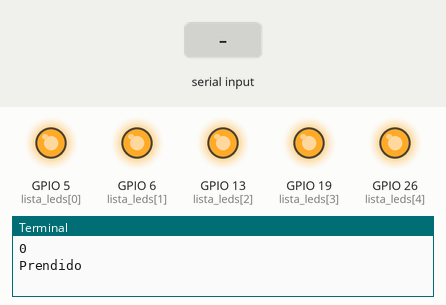
Recording of a program running on a simulated Raspberry Pi (BCM pin numbers). On the bench: output pins drawn as LEDs (lit = HIGH), the last lines printed to the terminal. Inputs (shaded band) come from the test bench. At 9.8 s the program stops and its outputs stay as they are.

Above: at 0.1 s.
At 5.2 s:
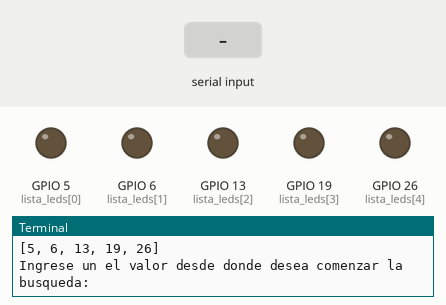
5.3 s: "5" typed at the terminal, then Enter
6.8 s: "90" typed at the terminal, then Enter
Timing chart, 0 to 9.8 s (numbered marks = the images above; inputs shaded):
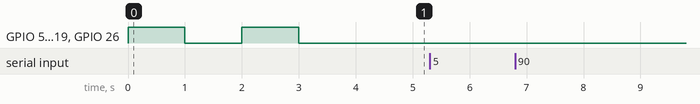

The program:

24proyecto.py
```python
#Taller e&m
# -*- coding: utf-8 -*-

#Listas

import RPi.GPIO as GPIO
import time
import re

GPIO.setmode(GPIO.BCM)
GPIO.setwarnings(False)

GPIO.setup(5,GPIO.OUT)
GPIO.setup(6,GPIO.OUT)
GPIO.setup(13,GPIO.OUT)
GPIO.setup(19,GPIO.OUT)
GPIO.setup(26,GPIO.OUT)


for i in range (0,2):
   print(i)
   print "Prendido"
   GPIO.output(5,GPIO.HIGH)
   GPIO.output(6,GPIO.HIGH)
   GPIO.output(13,GPIO.HIGH)
   GPIO.output(19,GPIO.HIGH)
   GPIO.output(26,GPIO.HIGH)
   time.sleep(1)
   print " "
   print "Apagado"

   GPIO.output(5,GPIO.LOW)
   GPIO.output(6,GPIO.LOW)
   GPIO.output(13,GPIO.LOW)
   GPIO.output(19,GPIO.LOW)
   GPIO.output(26,GPIO.LOW)

   time.sleep(1)

lista_leds = [5, 6, 13, 19, 26]

print lista_leds[0:5]


a= input("Ingrese un el valor desde donde desea comenzar la busqueda: ")
print a

b= input("Ingrese un el valor posterior a la posicion en que desea realizar la busqueda: ")
print b

ast = str(a)
bst = str(b)

aa = int(a)
bb = int(b)

print "["+ast+":"+bst+"] : ""\t", lista_leds[a:b]

GPIO.output(lista_leds[aa:bb], GPIO.HIGH)
time.sleep(3)

GPIO.output(lista_leds[aa:bb], GPIO.LOW)
```
